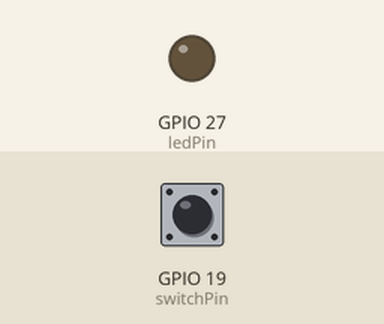
Bench run of a sketch on a simulated ESP32. Parts: output pins drawn as LEDs (lit = HIGH). Dashed ring = blinking. The inputs (shaded band) are chosen by the test bench; at power-on: GPIO 19 (switchPin) HIGH.

Above: at 1.2 s.
1.3 s: GPIO 19 (switchPin) pulled LOW for 3.2 s
At 1.6 s:
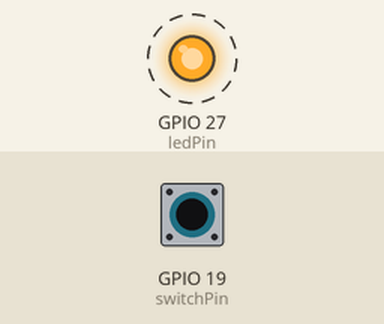
Timing chart, 0 to 6.3 s (numbered marks = the images above; inputs shaded):
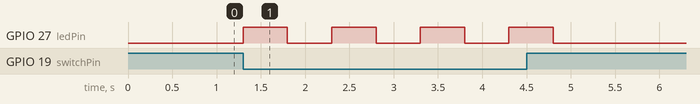

Measured:
- after the input at 1.3 s, GPIO 27 (ledPin): alternates HIGH for 0.50 s and LOW for 0.50 s, 8 changes in all, then stays LOW, starting at once

The sketch:

input_switch_output_led.ino
```cpp
const int switchPin = 19;
const int ledPin = 27;

int switchState = 0;

void setup() {
  Serial.begin(115200);
  pinMode(switchPin, INPUT);
  pinMode(ledPin, OUTPUT);
}

void loop() {
  switchState = digitalRead(switchPin);

  if (switchState == LOW) {
    digitalWrite(ledPin, HIGH);
    delay(500);
    digitalWrite(ledPin, LOW);
    delay(500);
  } else {
    digitalWrite(ledPin, LOW);
  }
}
```
